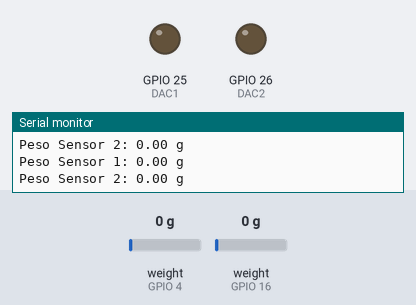
Bench run of a program on a simulated ESP32. Shown: output pins drawn as LEDs (lit = HIGH), the last lines printed to the serial monitor. The inputs (shaded band) are chosen by the test bench; at power-on: weight on the scale (sensors on GPIO 4, GPIO 16) 0 g.

Above: at 3.2 s.
3.3 s: weight on the scale (sensor on GPIO 4) set to 100 g
At 4.4 s:
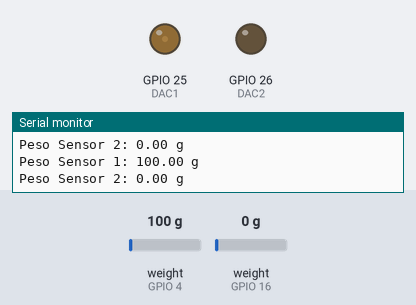
5.1 s: weight on the scale (sensor on GPIO 16) set to 100 g
At 6.1 s:
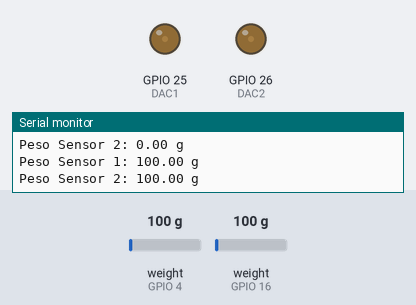
7.2 s: weight on the scale (sensor on GPIO 4) set to 1250 g
At 8.9 s:
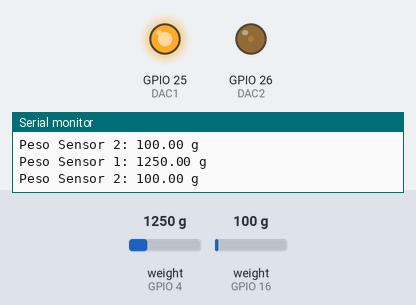
9.3 s: weight on the scale (sensor on GPIO 16) set to 1250 g
At 10.6 s:
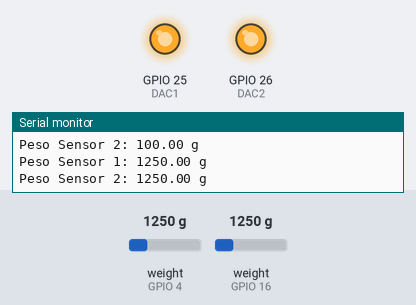
11.4 s: weight on the scale (sensor on GPIO 4) set to 100 g
At 12.3 s:
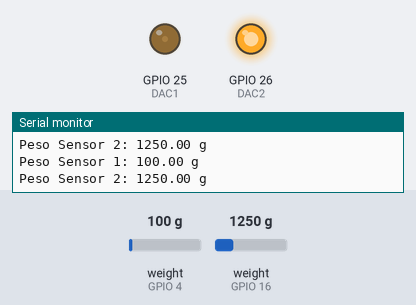
13.5 s: weight on the scale (sensor on GPIO 4) set to 2500 g
At 15.1 s:
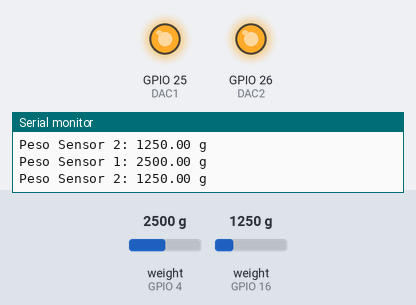
Timing chart, 0 to 16.6 s (numbered marks = the images above; inputs shaded):
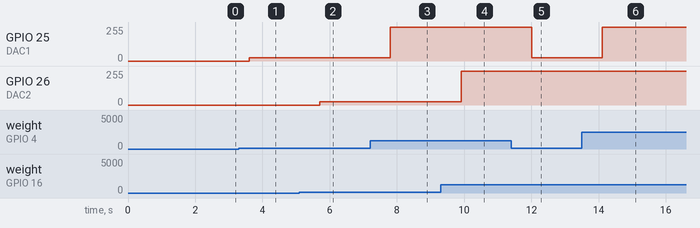

The program:

main.cpp
```cpp
#include <Arduino.h>
#include "HX711.h"

// Pines de los sensores HX711
#define DOUT1 4
#define SCK1 5
#define DOUT2 16
#define SCK2 17

// Pines DAC para salida analógica
#define DAC1 25
#define DAC2 26

HX711 scale1;
HX711 scale2;

// Constantes de escala calibradas para cada sensor
const float constanteDeEscala1 = 100.0; // Sustituir con la constante obtenida para el primer sensor
const float constanteDeEscala2 = 102.5; // Sustituir con la constante obtenida para el segundo sensor

void setup() {
  Serial.begin(115200);

  // Inicializar sensores
  scale1.begin(DOUT1, SCK1);
  scale2.begin(DOUT2, SCK2);

  scale1.set_scale(constanteDeEscala1);
  scale2.set_scale(constanteDeEscala2);

  scale1.tare();
  scale2.tare();

  Serial.println("Sensores listos.");
}

void loop() {
  // Leer el peso de cada sensor
  float peso1 = scale1.get_units();
  float peso2 = scale2.get_units();

  // Mostrar los pesos en el monitor serial
  Serial.print("Peso Sensor 1: ");
  Serial.print(peso1);
  Serial.println(" g");
  Serial.print("Peso Sensor 2: ");
  Serial.print(peso2);
  Serial.println(" g");

  // Convertir el peso a valores DAC (0-255 para ESP32)
  int dacValue1 = map(peso1, 0, 1000, 0, 255); // Ajustar el rango según tu escala
  int dacValue2 = map(peso2, 0, 1000, 0, 255);

  // Asegurarse de que los valores estén dentro del rango permitido
  dacValue1 = constrain(dacValue1, 0, 255);
  dacValue2 = constrain(dacValue2, 0, 255);

  // Enviar valores a las salidas DAC
  dacWrite(DAC1, dacValue1);
  dacWrite(DAC2, dacValue2);

  delay(500); // Actualización cada 500 ms
}
```

Measured:
- after the input at 3.3 s, GPIO 25 (DAC1): 0/255 → 25/255 after 0.30 s
- after the input at 5.1 s, GPIO 26 (DAC2): 0/255 → 25/255 after 0.60 s
- after the input at 7.2 s, GPIO 25 (DAC1): 25/255 → 255/255 after 0.60 s
- after the input at 9.3 s, GPIO 26 (DAC2): 25/255 → 255/255 after 0.61 s
- after the input at 11.4 s, GPIO 25 (DAC1): 255/255 → 25/255 after 0.61 s
- after the input at 13.5 s, GPIO 25 (DAC1): 25/255 → 255/255 after 0.61 s
